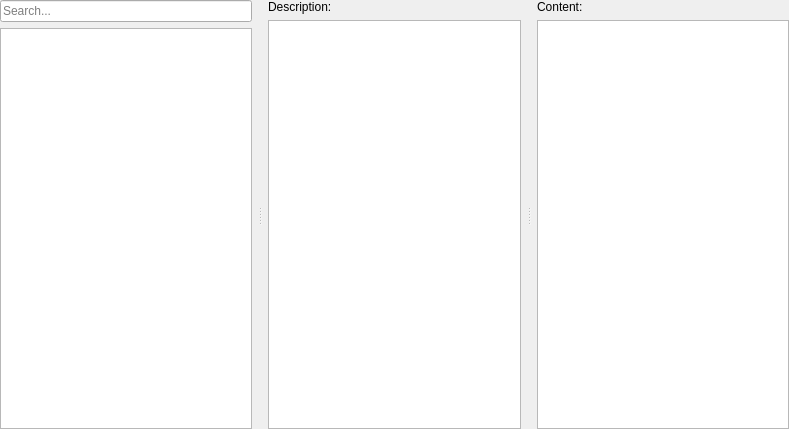
<?xml version="1.0" encoding="UTF-8"?>
<ui version="4.0">
 <class>alt::ComponentsWidget</class>
 <widget class="QWidget" name="alt::ComponentsWidget">
  <property name="geometry">
   <rect>
    <x>0</x>
    <y>0</y>
    <width>789</width>
    <height>429</height>
   </rect>
  </property>
  <property name="minimumSize">
   <size>
    <width>100</width>
    <height>100</height>
   </size>
  </property>
  <property name="windowTitle">
   <string>Components</string>
  </property>
  <property name="locale">
   <locale language="English" country="UnitedStates"/>
  </property>
  <layout class="QGridLayout" name="gridLayout">
   <property name="leftMargin">
    <number>0</number>
   </property>
   <property name="topMargin">
    <number>0</number>
   </property>
   <property name="rightMargin">
    <number>0</number>
   </property>
   <property name="bottomMargin">
    <number>0</number>
   </property>
   <property name="spacing">
    <number>0</number>
   </property>
   <item row="0" column="0">
    <layout class="QVBoxLayout" name="verticalLayoutLabels">
     <property name="spacing">
      <number>0</number>
     </property>
     <property name="sizeConstraint">
      <enum>QLayout::SizeConstraint::SetMaximumSize</enum>
     </property>
     <item>
      <layout class="QHBoxLayout" name="horizontalLayoutLabels">
       <property name="spacing">
        <number>6</number>
       </property>
       <property name="sizeConstraint">
        <enum>QLayout::SizeConstraint::SetMaximumSize</enum>
       </property>
      </layout>
     </item>
     <item>
      <widget class="QWidget" name="componentsWidget" native="true">
       <property name="sizePolicy">
        <sizepolicy hsizetype="Expanding" vsizetype="Expanding">
         <horstretch>10</horstretch>
         <verstretch>0</verstretch>
        </sizepolicy>
       </property>
       <layout class="QHBoxLayout" name="horizontalLayout_4">
        <property name="spacing">
         <number>6</number>
        </property>
        <property name="leftMargin">
         <number>0</number>
        </property>
        <property name="topMargin">
         <number>0</number>
        </property>
        <property name="rightMargin">
         <number>0</number>
        </property>
        <property name="bottomMargin">
         <number>0</number>
        </property>
        <item>
         <widget class="QSplitter" name="splitter">
          <property name="orientation">
           <enum>Qt::Orientation::Horizontal</enum>
          </property>
          <widget class="QWidget" name="gridLayoutWidget_1">
           <layout class="QGridLayout" name="gridLayout_component">
            <property name="leftMargin">
             <number>0</number>
            </property>
            <property name="topMargin">
             <number>0</number>
            </property>
            <property name="rightMargin">
             <number>6</number>
            </property>
            <property name="bottomMargin">
             <number>0</number>
            </property>
            <item row="1" column="0">
             <widget class="QTreeView" name="componentsTreeView">
              <property name="contextMenuPolicy">
               <enum>Qt::ContextMenuPolicy::CustomContextMenu</enum>
              </property>
              <property name="alternatingRowColors">
               <bool>false</bool>
              </property>
             </widget>
            </item>
            <item row="0" column="0">
             <widget class="QLineEdit" name="searchEdit">
              <property name="placeholderText">
               <string>Search...</string>
              </property>
              <property name="clearButtonEnabled">
               <bool>true</bool>
              </property>
             </widget>
            </item>
           </layout>
          </widget>
          <widget class="QWidget" name="gridLayoutWidget_2">
           <layout class="QGridLayout" name="gridLayout_description">
            <property name="leftMargin">
             <number>6</number>
            </property>
            <property name="topMargin">
             <number>0</number>
            </property>
            <property name="rightMargin">
             <number>6</number>
            </property>
            <property name="bottomMargin">
             <number>0</number>
            </property>
            <item row="0" column="0">
             <widget class="QLabel" name="componentsLabel">
              <property name="text">
               <string>Description:</string>
              </property>
             </widget>
            </item>
            <item row="1" column="0">
             <widget class="QStackedWidget" name="descriptionWidget">
              <widget class="QWidget" name="page_1">
               <layout class="QVBoxLayout" name="verticalLayout_1">
                <property name="leftMargin">
                 <number>0</number>
                </property>
                <property name="topMargin">
                 <number>0</number>
                </property>
                <property name="rightMargin">
                 <number>0</number>
                </property>
                <property name="bottomMargin">
                 <number>0</number>
                </property>
                <item>
                 <widget class="QTextBrowser" name="descriptionTextBrowser">
                  <property name="undoRedoEnabled">
                   <bool>false</bool>
                  </property>
                  <property name="readOnly">
                   <bool>true</bool>
                  </property>
                  <property name="textInteractionFlags">
                   <set>Qt::TextInteractionFlag::TextBrowserInteraction</set>
                  </property>
                 </widget>
                </item>
               </layout>
              </widget>
              <widget class="QWidget" name="page_2">
               <layout class="QVBoxLayout" name="verticalLayout_2">
                <property name="spacing">
                 <number>0</number>
                </property>
                <property name="leftMargin">
                 <number>0</number>
                </property>
                <property name="topMargin">
                 <number>0</number>
                </property>
                <property name="rightMargin">
                 <number>0</number>
                </property>
                <property name="bottomMargin">
                 <number>0</number>
                </property>
                <item>
                 <widget class="QListView" name="listView">
                  <property name="viewMode">
                   <enum>QListView::ViewMode::ListMode</enum>
                  </property>
                  <property name="uniformItemSizes">
                   <bool>true</bool>
                  </property>
                  <property name="batchSize">
                   <number>100</number>
                  </property>
                 </widget>
                </item>
               </layout>
              </widget>
             </widget>
            </item>
           </layout>
          </widget>
          <widget class="QWidget" name="gridLayoutWidget_3">
           <layout class="QGridLayout" name="gridLayout_packages">
            <property name="leftMargin">
             <number>6</number>
            </property>
            <property name="topMargin">
             <number>0</number>
            </property>
            <property name="rightMargin">
             <number>0</number>
            </property>
            <property name="bottomMargin">
             <number>0</number>
            </property>
            <item row="0" column="1">
             <widget class="QLabel" name="packagesLabel">
              <property name="text">
               <string>Content:</string>
              </property>
             </widget>
            </item>
            <item row="1" column="1">
             <widget class="QListView" name="contentListView">
              <property name="enabled">
               <bool>true</bool>
              </property>
              <property name="font">
               <font>
                <family>Monospace</family>
               </font>
              </property>
              <property name="contextMenuPolicy">
               <enum>Qt::ContextMenuPolicy::CustomContextMenu</enum>
              </property>
              <property name="editTriggers">
               <set>QAbstractItemView::EditTrigger::NoEditTriggers</set>
              </property>
             </widget>
            </item>
           </layout>
          </widget>
         </widget>
        </item>
       </layout>
      </widget>
     </item>
    </layout>
   </item>
  </layout>
 </widget>
 <resources/>
 <connections/>
</ui>
